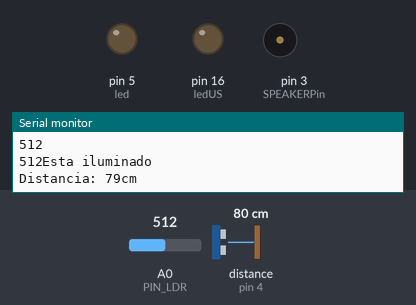
Simulated run of this sketch. Board: Arduino Uno, built with avr-gcc and run on an emulated ATmega328P. On the bench: output pins drawn as LEDs (lit = HIGH), buzzer (waves = sounding, pin HIGH), the last lines printed to the serial monitor. Wiring (inferred from the names in the program): ultrasonic range finder: trigger pin 2; echo pin 4. The inputs (shaded band) are chosen by the test bench; at power-on: A0 (PIN_LDR) = 512, distance to the obstacle (sensor on pin 4) 80 cm. The echo pulse lasts 58.3 µs per cm; pins used as bus, display or sensor lines are not drawn.

Above: at 2.3 s.
2.4 s: A0 (PIN_LDR) set to 12
4.5 s: A0 (PIN_LDR) set to 9
At 6.4 s:
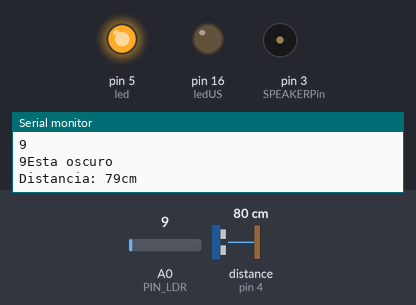
7.0 s: distance to the obstacle (sensor on pin 4) set to 34 cm
9.1 s: distance to the obstacle (sensor on pin 4) set to 29 cm
At 11.7 s:
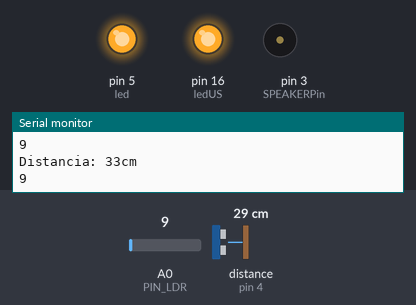
12.0 s: A0 (PIN_LDR) set to 40
At 14.2 s:
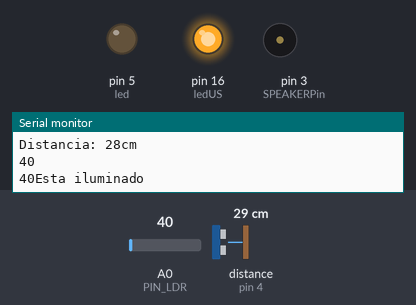
15.0 s: A0 (PIN_LDR) set to 0
At 18.1 s:
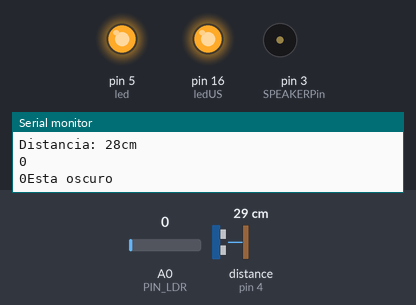
Timing chart, 0 to 19.5 s (numbered marks = the images above; inputs shaded):
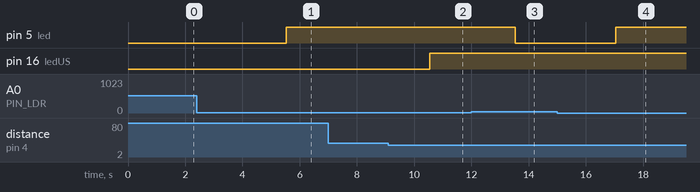

Measured:
- the behaviour switches between 11 and 10 on A0 (PIN_LDR) (found by bisection; images 0 and 1)
- the behaviour switches between 32 and 31 cm on distance to the obstacle (sensor on pin 4) (found by bisection; images 1 and 2)
- after the input at 4.5 s, pin 5 (led): LOW → HIGH after 1.0 s
- after the input at 9.1 s, pin 16 (ledUS): LOW → HIGH after 1.4 s
- after the input at 12.0 s, pin 5 (led): HIGH → LOW after 1.5 s
- after the input at 15.0 s, pin 5 (led): LOW → HIGH after 2.0 s

The sketch:

a_GLOBAL.ino
```cpp
// Libraries
#include "d_alarm.h"

/* === Defining Pins === */
  // ALARM
    const int PIRPin = 2;
    const int SPEAKERPin = 3;
    const int DOORPin = 4;
    const int ARMPin = 1; // Test pin
  //US
    const int Trigger = 2;   //Pin digital 2 para el Trigger del sensor
    const int Echo = 4;   //Pin digital 3 para el echo del sensor
    int ledUS = 16;
    int pastD = 0;
  //fotoresistencia
    #define PIN_LDR A0
    int led = 5;
    int sensorPrev = 20;

// Objects
  // ALARM
    Alarm alarm(PIRPin, SPEAKERPin, DOORPin);

// Global Variables

// Function prototypes

void ultrasonico();
void fotoresistencia();
```

b_SETUP.ino
```cpp
void setup() {

  // Alarm
    pinMode(ARMPin, INPUT); // Test pin

  //Sensor ultrasónico
    Serial.begin(9600);//iniciailzamos la comunicación
    pinMode(ledUS, OUTPUT);
    pinMode(Trigger, OUTPUT); //pin como salida
    pinMode(Echo, INPUT);  //pin como entrada
    digitalWrite(Trigger, LOW);//Inicializamos el pin con 0
  //Foto resistencia
    pinMode(led, OUTPUT);
}
```

c_LOOP.ino
```cpp
void loop() {

  // Alarm
   /* if (digitalRead(ARMPin)) {
      alarm.arm(); // Arm Alarm
    }
    else {
      alarm.disarm();
    }
    alarm.loop(); // Alarm Loop*/
  //Ultrasonico
  ultrasonico();
  //Fotoresistencia
  fotoresistencia();
}
```

d_alarm.h
```cpp
class Alarm {

  private:
    // PINs
    int pirPin;
    int speakerPin;
    int doorPin;

    // Flags
    bool isDoorLocked = false;
    bool intruder = false;
    bool isArmed = false;

  public:

    // Constructor
    Alarm(int pirPin, int speakerPin, int doorPin) {
      // Set pins
      this->pirPin = pirPin;
      this->speakerPin = speakerPin;
      this->doorPin = doorPin;

      // Set pinModes
      pinMode(this->pirPin, INPUT);
      pinMode(this->speakerPin, OUTPUT);
      pinMode(this->doorPin, OUTPUT);
    }

    // Arm / Disarm Methods
    void arm() {
      this->isArmed = true;
    }
    void disarm() {
      this->isArmed = false;
    }

    // Main Loop
    void loop() {

      // If not Armed
      if (!this->isArmed) {

        // Reset all flags
        if (this->intruder || this->isDoorLocked) {
          this->intruder = false;
          this->isDoorLocked = false;

          this->soundOff();
          this->openDoor();
        }
        return;
      }

      // Lock Door
      if (!this->isDoorLocked) {
        this->isDoorLocked = true;
        this->closeDoor();
      }

      // Speaker alarm
      if (digitalRead(this->pirPin) || this->intruder) {
        this->intruder = true;
        this->soundOn();
      }
    }

    // Speaker Control
    void soundOn() {
      tone(this->speakerPin, 1000); // Send 1KHz sound signal...
      delay(1000);        // ...for 1 sec
      noTone(this->speakerPin);     // Stop sound...
      delay(1000);        // ...for 1sec
    }
    void soundOff() {
      noTone(this->speakerPin);
    }

    // Door Control
    void closeDoor() {
      digitalWrite(this->doorPin, HIGH);
    }
    void openDoor() {
      digitalWrite(this->doorPin, LOW);
    }
};
```

e_ULTRASONICO.ino
```cpp
void ultrasonico(){
  //Sensor ultrasónico
   long t; //timepo que demora en llegar el eco
   long d; //distancia en centimetros

   digitalWrite(Trigger, HIGH);
   delayMicroseconds(10);          //Enviamos un pulso de 10us
   digitalWrite(Trigger, LOW);

   t = pulseIn(Echo, HIGH); //obtenemos el ancho del pulso
   d = t/59;             //escalamos el tiempo a una distancia en cm

   if (d <= 30){
    digitalWrite(ledUS, HIGH);
    delay(2000);
   }else if (d > 30){
    digitalWrite(ledUS, LOW);
   }

   pastD = d;
   Serial.print("Distancia: ");
   Serial.print(d);      //Enviamos serialmente el valor de la distancia
   Serial.print("cm");
   Serial.println();
   delay(1000);          //Hacemos una pausa de 100ms
}
```

f_FOTO.ino
```cpp
void fotoresistencia(){
//Fotoresistencia
   int sensorValue = analogRead(PIN_LDR);
  Serial.print(sensorValue);
  Serial.print("\n");
  if (sensorValue <= 10 && sensorValue <= sensorPrev-2){
    digitalWrite(led, HIGH);
    Serial.print(sensorValue);
    Serial.print("Esta oscuro\n");
  }else if (sensorValue > 10 && sensorValue >= sensorPrev+2){
    digitalWrite(led, LOW);
    Serial.print(sensorValue);
    Serial.print("Esta iluminado\n");
  }
  delay(500);
  sensorPrev = sensorValue;
}
```
